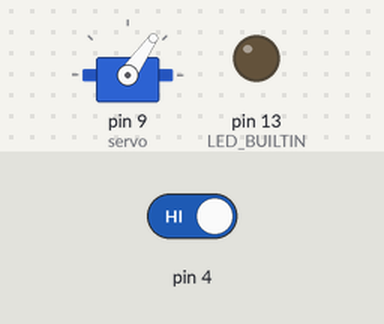
Recording of a sketch running on a simulated Arduino Uno, built with avr-gcc and run on an emulated ATmega328P. On the bench: servo, output pins drawn as LEDs (lit = HIGH). The test bench sets the inputs (shaded band); at power-on: pin 4 HIGH.

Above: at 2.8 s.
2.9 s: pin 4 driven LOW
At 3.8 s:
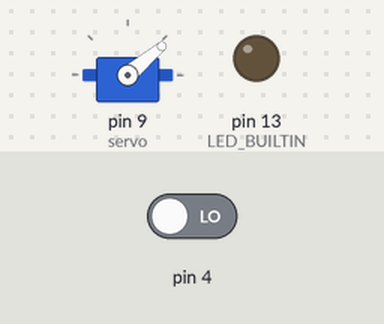
Timing chart, 0 to 5.9 s (numbered marks = the images above; inputs shaded):
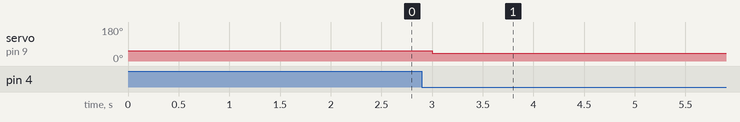

The sketch:

fallzeit.ino
```cpp
#include <Servo.h>

// HALL: 3
// PHOTO:2
// TRIGGER: 4

Servo servo; // Objekterzeugung (Konstruktor-Aufruf)

int oldhall;
int oldphoto;

// the setup function runs once when you press reset or power the board
void setup() {
// initialize digital pin LED_BUILTIN as an output.
pinMode(LED_BUILTIN, OUTPUT);
pinMode(3, INPUT);
pinMode(4, INPUT);
Serial.begin(115200);
servo.attach(9);
}

// the loop function runs over and over again forever
void loop() {
servo.write(40);
while (digitalRead(4)==0){}
servo.write(55);
delay(1000);
}
```

Measured:
- after the input at 2.9 s, servo on pin 9 (servo): 55° → 40° after 0.10 s
